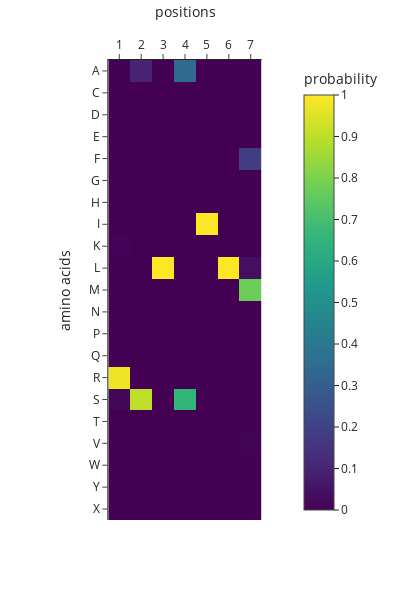

The code cell stored with this chart in its notebook:
### Code cell
make_probs(probs['probs'][0,:7,:])

### Figure 1 — Plotly figure (JSON) as saved in the notebook; plotly's stock layout.template omitted (floating-point values rounded to 4 significant figures; data arrays with more than 128 entries replaced by an {"elided": "..."} marker saying what was removed)
{"data": [{"coloraxis": "coloraxis", "hovertemplate": "positions: %{x}<br>amino acids: %{y}<br>probability: %{z}<extra></extra>", "name": "0", "type": "heatmap", "x": ["1", "2", "3", "4", "5", "6", "7"], "xaxis": "x", "y": ["A", "C", "D", "E", "F", "G", "H", "I", "K", "L", "M", "N", "P", "Q", "R", "S", "T", "V", "W", "Y", "X"], "yaxis": "y", "z": {"elided": "21x7 float values"}}], "layout": {"coloraxis": {"colorbar": {"title": {"text": "probability"}}, "colorscale": [[0, "#440154"], [0.1111, "#482878"], [0.2222, "#3e4989"], [0.3333, "#31688e"], [0.4444, "#26828e"], [0.5556, "#1f9e89"], [0.6667, "#35b779"], [0.7778, "#6ece58"], [0.8889, "#b5de2b"], [1, "#fde725"]]}, "height": 600, "margin": {"t": 60}, "width": 400, "xaxis": {"anchor": "y", "constrain": "domain", "domain": [0, 1], "scaleanchor": "y", "side": "top", "title": {"text": "positions"}}, "yaxis": {"anchor": "x", "autorange": "reversed", "constrain": "domain", "domain": [0, 1], "title": {"text": "amino acids"}}}}
